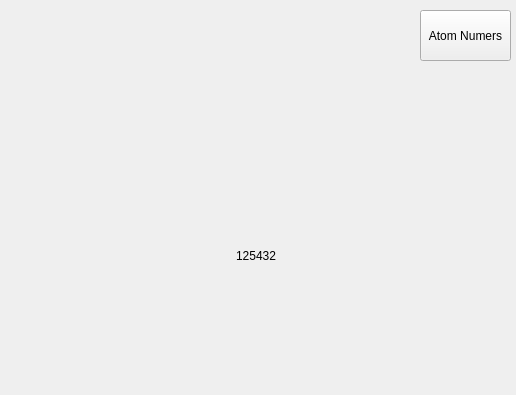
<?xml version="1.0" encoding="UTF-8"?>
<ui version="4.0">
 <class>Form</class>
 <widget class="QWidget" name="Form">
  <property name="geometry">
   <rect>
    <x>0</x>
    <y>0</y>
    <width>516</width>
    <height>395</height>
   </rect>
  </property>
  <property name="windowTitle">
   <string>PSI experiment</string>
  </property>
  <property name="layoutDirection">
   <enum>Qt::LeftToRight</enum>
  </property>
  <widget class="QPushButton" name="pushButton">
   <property name="geometry">
    <rect>
     <x>420</x>
     <y>10</y>
     <width>91</width>
     <height>51</height>
    </rect>
   </property>
   <property name="text">
    <string>Atom Numers</string>
   </property>
  </widget>
  <widget class="QLabel" name="label">
   <property name="geometry">
    <rect>
     <x>236</x>
     <y>230</y>
     <width>91</width>
     <height>51</height>
    </rect>
   </property>
   <property name="layoutDirection">
    <enum>Qt::LeftToRight</enum>
   </property>
   <property name="text">
    <string>125432</string>
   </property>
  </widget>
 </widget>
 <resources/>
 <connections/>
</ui>
